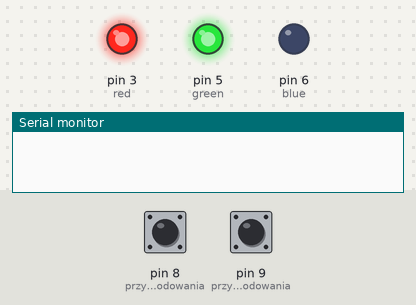
Bench run of a sketch on a simulated Arduino Uno, built with avr-gcc and run on an emulated ATmega328P. Shown: output pins drawn as LEDs (lit = HIGH), the last lines printed to the serial monitor. Inputs (shaded band) come from the test bench; at power-on: pin 8 (przycisk_kodowania) HIGH, pin 9 (przycisk_dekodowania) HIGH. Storage starts empty.

Above: at 0.8 s.
0.9 s: pin 8 (przycisk_kodowania) pulled LOW for 0.15 s
At 2.4 s:
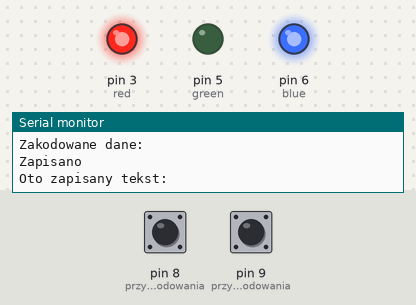
Timing chart, 0 to 3.9 s (numbered marks = the images above; inputs shaded):
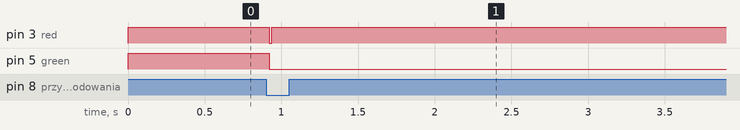

Measured:
- after the input at 0.9 s, pin 3 (red): HIGH → LOW at once, → HIGH 0.02 s later; pin 5 (green): HIGH → LOW at once; pin 6 (blue): LOW → HIGH at once

The sketch:

kode_koder_2.0.ino
```cpp
#include <SPI.h>
#include <SD.h>

#define red 3
#define green 5
#define blue 6


void odczyt();
void zapis();
void kodowanie();
void dekodowanie();
bool inicjalizacja();
void swiec(char kolor);

char tekst[510];
int x=0;

void setup() {


  Serial.begin(9600);
  pinMode(8,INPUT_PULLUP); //przycisk kodowania
  pinMode(9,INPUT_PULLUP);  //przycisk dekodowania

  pinMode(red,OUTPUT);
  pinMode(green,OUTPUT);
  pinMode(blue,OUTPUT);
  swiec('b');


  while(true)
  {
    if(digitalRead(8)==LOW)
    {
     if(inicjalizacja()==true)
     {
      odczyt();
      kodowanie();
      zapis();
      break;
     }
     else
     {
      while(true) swiec('r');


     }
    }
    if(digitalRead(9)==LOW)
    {
      if(inicjalizacja()==true)
      {
      odczyt();
      dekodowanie();
      zapis();
      break;
      }
      else while(true)swiec('r');
    }


  }


}

void loop() {

}

bool inicjalizacja()
{
  Serial.print("Initializing SD card...");
 if (!SD.begin(A0)) {
    Serial.println("initialization failed!");
    return false;
  }
  Serial.println("initialization done.");
  return true;

}
void odczyt()
{
  swiec('y');
  File plik;
  plik=SD.open("kod.txt",FILE_READ);
  while (plik.available())
   {
      tekst[x]=plik.read();
     x++;
    }
  plik.close();

    Serial.println("Pobrano dane");
    Serial.println(tekst);
}

void zapis()
{

  File plik;
  plik=SD.open("kod.txt",FILE_WRITE);
  plik.seek(0);
  plik.print(tekst);
  plik.close();
  swiec('g');
  Serial.println();
  Serial.println("Zapisano");
  Serial.print("Oto zapisany tekst: ");
  Serial.print(tekst);

}


void kodowanie()
{
  for(int i=0; i<x ;i++)
    {
       tekst[i]=(int)tekst[i]+5;
    }


      Serial.println("Zakodowano");
      Serial.println("Zakodowane dane: ");
      Serial.print(tekst);

}

void dekodowanie()
{
  for(int i=0; i<x ;i++)
    {
       tekst[i]=(int)tekst[i]-5;
    }


      Serial.println("Odkodowano");
      Serial.println("Odkodowane dane: ");
      Serial.print(tekst);

}
void swiec(char kolor)
{
  switch(kolor)
  {
    case 'r':
      digitalWrite(red,LOW);
      digitalWrite(green,HIGH);
      digitalWrite(blue,HIGH);
      break;
    case 'g':
     digitalWrite(red,HIGH);
      digitalWrite(green,LOW);
      digitalWrite(blue,HIGH);

     break;
    case 'b':
      digitalWrite(red,HIGH);
      digitalWrite(green,HIGH);
      digitalWrite(blue,LOW);
     break;
     case 'y':
     digitalWrite(red, 0);
     digitalWrite(green, 0);
     digitalWrite(blue, 200);
     break;

  }

}
```
